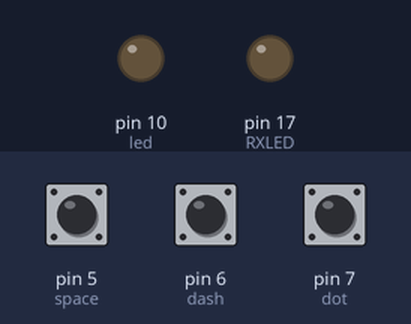
The sketch below on a simulated Arduino Uno, built with avr-gcc and run on an emulated ATmega328P. Parts: output pins drawn as LEDs (lit = HIGH). The inputs (shaded band) are chosen by the test bench; at power-on: pin 6 (dash) HIGH, pin 5 (space) HIGH, pin 7 (dot) HIGH. What the sketch prints to the serial monitor is not drawn.

Above: at 1.2 s.
1.3 s: pin 6 (dash) pulled LOW for 0.15 s
4.4 s: pin 5 (space) pulled LOW for 3.2 s
At 5.4 s:
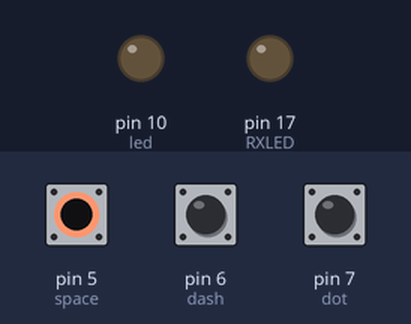
9.1 s: pin 5 (space) pulled LOW for 1 s
At 10.1 s:
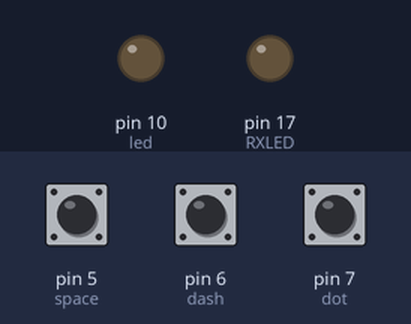
13.1 s: pin 5 (space) pulled LOW for 0.15 s
At 14.2 s:
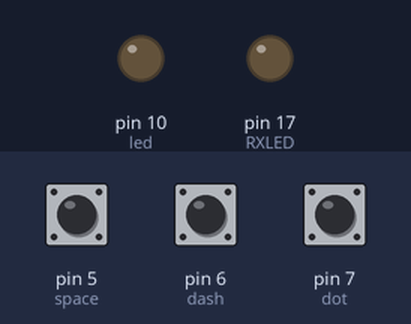
16.2 s: pin 7 (dot) pulled LOW for 3.2 s
At 17.0 s:
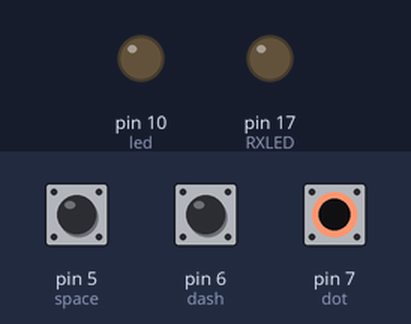
22.4 s: pin 6 (dash) pulled LOW for 3.2 s
At 32.4 s:
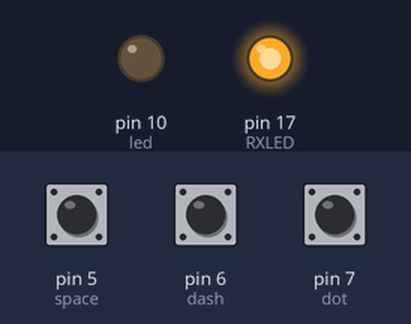
Timing chart, 0 to 32.7 s (numbered marks = the images above; inputs shaded):
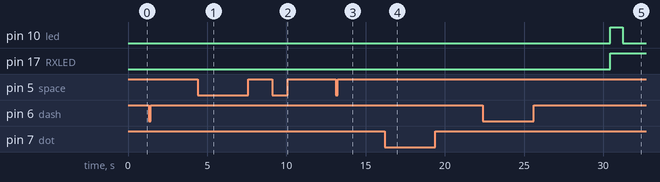

The sketch:

morseCode.ino
```cpp
/*
 * Enter a morse code using the 3 buttons and enjoy the light from the diode.
 * created: 16.Aug.2019
 * by: Peter Popov /pjs95/
 *
 * This idea is to train my beginner skills with Arduino.
 */

#include <millisDelay.h> // A library to help me deal with the delays without stopping the program
#include <string.h> // Library to manage the input string

int pos = 0; //Counter for entering digits to the morseCode array and "spelling" the morse code after.
int clickingTime = 300; //Pressumed time for a click of button

int RXLED = 17; // Pin for the built RX LED
int led = 10; //Pin for my led

int dot = 7; //Dot button is connected on pin 7
int dash = 6; //Dash button is connected on pin 6
int space = 5; //Space button is connected on pin 5

millisDelay timerDelay; //Variable for the timer from millisDelay.h library

void setup()
{
  Serial.begin(9600); //
  pinMode(RXLED, OUTPUT); //Turn RXLED for output
  digitalWrite(RXLED, HIGH); //Turn RXLED off

  pinMode(led, OUTPUT); //Turn led for output
  digitalWrite(led, LOW); //Turn led off

  pinMode(dot, INPUT); //Turn dot for input
  digitalWrite(dot, HIGH); //Turn dot with digital 1 which means 5v for SparkFun Pro Micro (Arduino Leonardo Clone). HIGH is pre-defined to be 1

  pinMode(dash, INPUT); //Turn dash for input
  digitalWrite(dash, HIGH); //Turn dash HIGH

  pinMode(space, INPUT); //Turn space for input
  digitalWrite(space, HIGH); //Turn space HIGH

}

void loop()
{
  digitalWrite(RXLED, LOW); //Turn RXLED on
  timerDelay.start(5000); //Start the timer for counting 5 seconds

  char morseCode[128] = "";//This is was the first code which was running without entering anything. // = { '-', '-', ' '}; //".... . .-.. .-.. --- / .-- --- .-. .-.. -.. -.-.--"; //Hello world!
  bool timerCheck = false; //Variable to check if the timer has stopped/seconds have elapsed.

  while(!timerCheck) //have not stopped
  {
    timerCheck = timerDelay.justFinished(); //Check if timer just finished
    Serial.println("Debug"); //Print "Debug" on the serial monitor
    if((digitalRead(dot)&digitalRead(dash)&digitalRead(space)) == 0) //If a button is clicked
    {
      timerDelay.stop(); //Stop the timer
      timerDelay.start(5000); //And start it again
      if (digitalRead(dot) == 0) //Check if the dot button is pressed
      {
        Serial.println('.'); //Print on the serial monitor that a dot is entered to the array
        morseCode[pos++] = '.'; //Add a dot to the array
        delay(clickingTime); //Wait the pressumed clickingTime to enter
      }
      else if(digitalRead(dash) == 0) //Check if the dot button is pressed
      {
        Serial.println('-'); //Print on the serial monitor that a dash is entered to the array
        morseCode[pos++] = '-'; //Add a dash to the array
        delay(clickingTime); //Wait the pressumed clickingTime to enter
      }
      else if(digitalRead(space) == 0) //Check if the dot button is pressed
      {
        delay(clickingTime); //Wait the pressumed clickingTime to enter
        if(digitalRead(space) == 0) //And now check if the dot button is held for twice the clicking time to enter a doubled space
        {
          Serial.println('/'); //Print on the serial monitor that a slash is entered to the array
          morseCode[pos++] = '/'; //Add a slash to the array
          delay(clickingTime); //Wait the pressumed clickingTime to enter
        }
        else //if space button is not held to enter a slash
        {
          Serial.println(' '); //Print on the serial monitor that a space is entered to the array
          morseCode[pos++] = ' '; //Add a space to the array
        }
      }
    }
    else
    {
    Serial.println("world"); //Just a debuging word to check if the code runs OK
    }
  }

  lightf(morseCode); //Call the light function which will "spell" the collected chars
}

void lightf (char morseCode[128])
{
  short morseUnit = 256; //The speed for the light to flicker
  digitalWrite(RXLED, HIGH); //Turn off the RXLED
  Serial.println();
  Serial.println("Morse code:");
  Serial.println();

  for (int j = 0; j < pos; j++) //Start a for cycle to print every character added according to pos counter
  {
    if (morseCode[j] == '.')
    {
      Serial.print(morseCode[j]); //Print '.'
      digitalWrite(led, HIGH); //Turn led on
      delay(morseUnit); //Wait ms specified on the top of function
      digitalWrite(led, LOW); //Turn led off
      delay(morseUnit); //Wait ms specified on the top of function
    }
    else if (morseCode[j] == ' ')
    {
      Serial.print(morseCode[j]); //Print ' '
      delay(2*morseUnit); //Wait 2 morse units
    }
    else if (morseCode[j] == '/')
    {
      Serial.print(morseCode[j]); //Print '/'
      delay(3*morseUnit); //Wait 3 morse units
    }
    else if (morseCode[j] == '-')
    {
      Serial.print(morseCode[j]); // Print '-'
      digitalWrite(led, HIGH); //Turn led on
      delay(3*morseUnit); //Wait 3 morse units
      digitalWrite(led, LOW); //Turn led off
      delay(morseUnit); //Wait 1 morse unit
    }
  }
  Serial.println();
  pos = 0; //reset the position counter to begin the new input of morse characters
}
```

Measured:
- after the input at 4.4 s, pin 10 (led): stays LOW (without the input it goes to HIGH after 2.0 s); pin 17 (RXLED): stays LOW (without the input it goes to HIGH after 1.9 s)
- after the input at 9.1 s, pin 10 (led): stays LOW (without the input it goes to HIGH after 3.4 s); pin 17 (RXLED): stays LOW (without the input it goes to HIGH after 3.3 s)
- after the input at 13.1 s, pin 10 (led), pin 17 (RXLED): stays LOW (without the input it goes to HIGH after 1.6 s)
- after the input at 16.2 s, pin 10 (led): stays LOW (without the input it goes to HIGH after 2.0 s); pin 17 (RXLED): stays LOW (without the input it goes to HIGH after 1.9 s)
- after the input at 22.4 s, pin 17 (RXLED): LOW → HIGH after 8.0 s instead of 1.8 s
